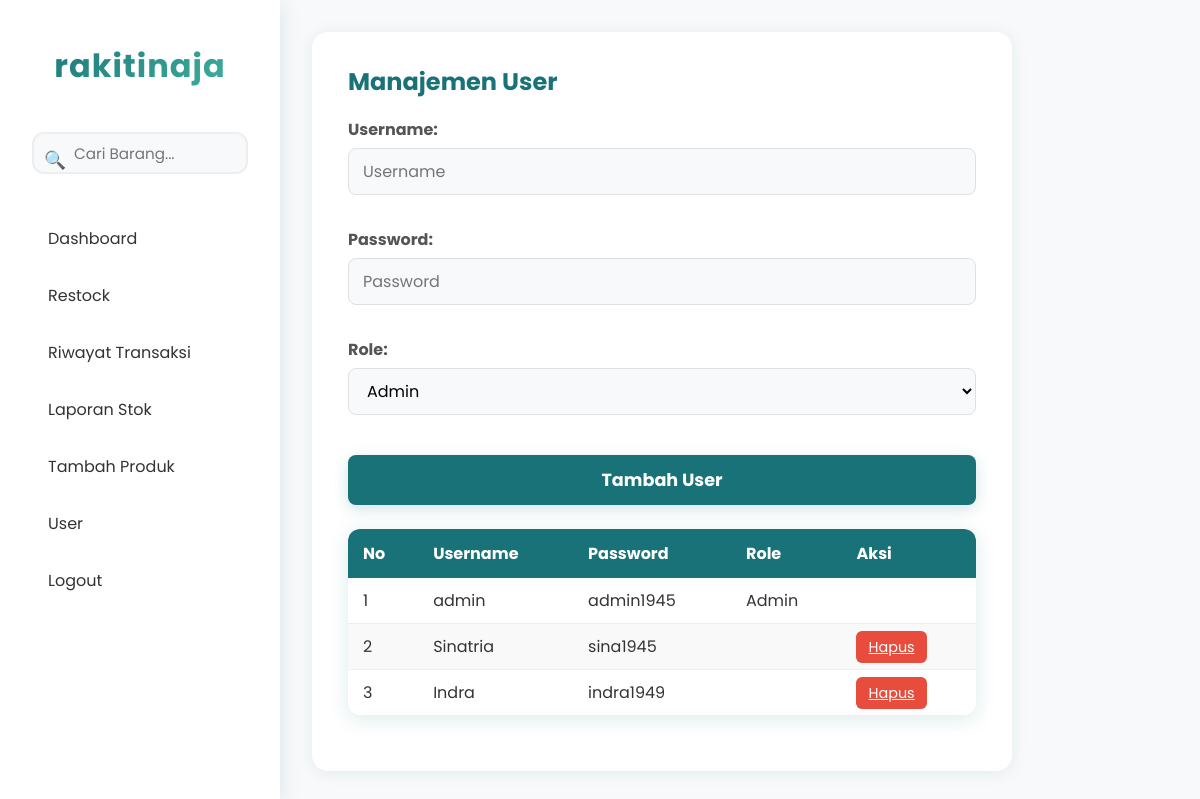
The page /RakitinAja/pages/user.php (signed in) on the database its author committed.
### tables this page shows
CREATE TABLE `users` (
  `id` int(11) NOT NULL,
  `username` varchar(50) NOT NULL,
  `password` varchar(255) NOT NULL,
  `nama` varchar(100) NOT NULL,
  `role` enum('admin','user') NOT NULL DEFAULT 'user',
  `created_at` datetime NOT NULL DEFAULT current_timestamp()
);

### RakitinAja/pages/user.php (the view, shortened to what this page needs)
<?php
include '../config/db.php';
$q = mysqli_query($koneksi, "SELECT * FROM users");
?>
<!DOCTYPE html>
<html>
<head>
    <link rel="stylesheet" href="../assets/css/style.css">
</head>
<body>
<?php include 'sidebar.php'; ?>
<div class="content">
    <div class="user-card">
    <h2>Manajemen User</h2>
    <form method="post">
        <div class="form-group">
            <label for="username">Username:</label>
            <input type="text" name="username" id="username" placeholder="Username" required>
        </div>
        <div class="form-group">
            <label for="password">Password:</label>
            <input type="password" name="password" id="password" placeholder="Password" required>
        </div>
        <div class="form-group">
            <label for="role">Role:</label>
            <select name="role" id="role">
                <option value="admin">Admin</option>
            </select>
        </div>
        <button name="tambah">Tambah User</button>
    </form>
    <table border="0" cellpadding="0" cellspacing="0">
        <thead>
            <tr><th>No</th><th>Username</th><th>Password</th><th>Role</th><th>Aksi</th></tr>
        </thead>
        <tbody>
        <?php $no=1; while($d = mysqli_fetch_assoc($q)): ?>
        <tr>
            <td><?= $no++ ?></td>
            <td><?= htmlspecialchars($d['username']) ?></td>
            <td><?= htmlspecialchars($d['password']) ?></td>
            <td><?= ucfirst($d['role']) ?></td>
            <td>
                <?php if($d['username']!='admin'): ?>
                <a href="?hapus=<?= $d['id'] ?>" class="btn-hapus" onclick="return confirm('Yakin ingin menghapus user ini?')">Hapus</a>
                <?php endif; ?>
            </td>
        </tr>
        <?php endwhile; ?>
        </tbody>
    </table>
    </div>
</div>
</body>
</html>

### RakitinAja/assets/css/style.css (style rules this page uses)
:root { --primary: #197278; --primary-dark: #1251a3; --secondary: #43b5a0; --accent: #ff9f1c; --text: #333; --text-light: #666; --bg: #f8f9fa; --white: #fff; --shadow: 0 4px 20px rgba(25,114,120,0.15); --transition: all 0.3s ease; --gradient: linear-gradient(135deg, var(--primary) 0%, var(--secondary) 100%); }
* { margin: 0; padding: 0; box-sizing: border-box; font-family: 'Poppins', sans-serif; }
body { background: var(--bg); color: var(--text); min-height: 100vh; display: flex; overflow-x: hidden; }
.content { flex: 1; margin-left: 280px; padding: 32px; animation: fadeIn 0.5s ease; max-width: 1400px; margin: 0 auto 0 280px; min-height: 100vh; }
button, .btn { padding: 12px 24px; background: var(--gradient); color: var(--white); border: none; border-radius: 12px; cursor: pointer; font-weight: 600; transition: var(--transition); position: relative; overflow: hidden; box-shadow: 0 4px 15px rgba(25,114,120,0.2); }
button::after, .btn::after { content: ''; position: absolute; top: 50%; left: 50%; width: 0; height: 0; background: rgba(255,255,255,0.2); border-radius: 50%; transform: translate(-50%, -50%); transition: width 0.6s, height 0.6s; }
table { width: 100%; border-collapse: separate; border-spacing: 0; margin: 24px 0; animation: slideUp 0.5s ease; border-radius: 12px; overflow: hidden; box-shadow: var(--shadow); }
th { background: var(--gradient); color: var(--white); padding: 16px; text-align: left; font-weight: 600; }
td { padding: 16px; border-bottom: 1px solid #eee; transition: var(--transition); }
input, select, textarea { width: 100%; padding: 12px 16px; border: 2px solid #eee; border-radius: 12px; margin-bottom: 16px; transition: var(--transition); background: var(--bg); }

### RakitinAja/pages/user.php (style rules this page uses)
.user-card { background:#fff;padding:32px 36px;border-radius:16px;box-shadow:0 2px 16px rgba(25,114,120,0.10);max-width:700px;margin-bottom:24px; }
.user-card h2 { margin-top:0;margin-bottom:18px;color:#197278; }
.user-card form { display: flex; flex-direction: column; gap: 16px; margin-bottom: 24px; }
.user-card .form-group { display: flex; flex-direction: column; }
.user-card .form-group label { font-weight: bold; margin-bottom: 6px; color: #555; }
.user-card .form-group input, .user-card .form-group select { padding: 10px 14px; border-radius: 8px; border: 1px solid #e0e0e0; font-size: 1em; }
.user-card form button { padding: 12px 20px; border-radius: 8px; background:#197278; color:#fff; border:none; font-weight:bold; cursor:pointer; transition:background .2s; font-size: 1.1em; margin-top: 8px; }
.user-card table { width:100%;margin-top:10px;border-collapse: separate; border-spacing: 0; }
.user-card th { background:#197278;color:#fff;font-weight:bold;text-align:left;padding:12px 15px; }
.user-card td { padding:10px 15px;text-align:left;border-bottom:1px solid #eee; }
.user-card th:first-child { border-top-left-radius: 10px; }
.user-card th:last-child { border-top-right-radius: 10px; }
.user-card tr:last-child td { border-bottom: none; }
.user-card tr:nth-child(even) { background:#f9f9f9; }
.btn-hapus { background:#e74c3c;color:#fff;padding:6px 12px;border:none;border-radius:6px;cursor:pointer;font-weight:normal;transition:background .2s;font-size:0.9em; }

### rows shown on the page
users: username "admin", password "admin1945", role "Admin"
users: username "Sinatria", password "sina1945"
users: username "Indra", password "indra1949"
